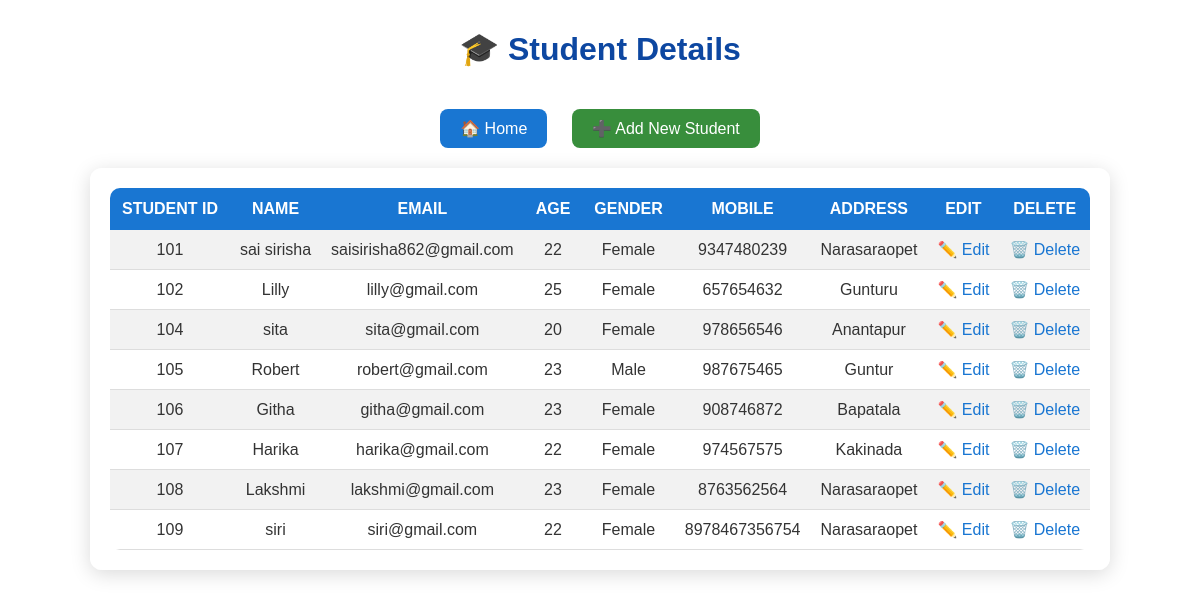
The app's page /stu_d1 with its own data.
### app1/models.py (models this page shows, shortened)
class student(models.Model):
    st_id = models.IntegerField()
    st_name = models.CharField(max_length=50)
    st_email = models.EmailField(unique=True)
    st_age = models.IntegerField()
    st_gender = models.CharField(max_length=20)
    st_mobile = models.BigIntegerField()
    st_address = models.CharField(max_length=100)

### app1/views.py (the view)
# urls.py: path('stu_d1', st_details, name='stu_d1'),
def st_details(request):
    st_data = student.objects.all()
    context = {
        'st_data' : st_data
    }
    return render(request, 'student/st_table.html', context)

### templates/student/st_table.html (shortened to what this page needs)
{% load static %}
<!DOCTYPE html>
<html lang="en">
<head>
    <link rel="stylesheet" href="{% static 'student/stu.css' %}">
</head>
<body>
    <h1>🎓 Student Details</h1>
    <div class="actions">
        <a href="{% url 'display1' %}" class="btn">🏠 Home</a>
        <a href="{% url 'stu_fom1' %}" class="btn add">➕ Add New Student</a>
    </div>
    <div class="table-container">
        <table>
            <tr>
                <th>STUDENT ID</th>
                <th>NAME</th>
                <th>EMAIL</th>
                <th>AGE</th>
                <th>GENDER</th>
                <th>MOBILE</th>
                <th>ADDRESS</th>
                <th>EDIT</th>
                <th>DELETE</th>
            </tr>
            {% for x in st_data %}
            <tr>
                <td>{{x.st_id}}</td>
                <td>{{x.st_name}}</td>
                <td>{{x.st_email}}</td>
                <td>{{x.st_age}}</td>
                <td>{{x.st_gender}}</td>
                <td>{{x.st_mobile}}</td>
                <td>{{x.st_address}}</td>
                <td><a href="{% url 'st_up' x.id %}">✏️ Edit</a></td>
                <td><a href="{% url 'stu_del' x.id %}" onclick="return confirm('Conform to Delete?')">🗑️ Delete</a></td>
            </tr>
            {% endfor %}
        </table>
    </div>
</body>
</html>

### static/student/stu.css (style rules this page uses)
body { font-family: 'Poppins', sans-serif; margin: 0; padding: 0; min-height: 100vh; display: flex; flex-direction: column; align-items: center; background: url('https://images.unsplash.com/photo-1524995997946-a1c2e315a42f'); background-size: cover; background-position: center; }
h1 { margin-top: 30px; font-size: 2rem; color: #0d47a1; text-align: center; }
.actions { margin: 20px; text-align: center; }
.btn { display: inline-block; text-decoration: none; padding: 10px 20px; background: #1976d2; color: white; border-radius: 8px; margin: 0 10px; font-weight: 500; transition: 0.3s; }
.btn.add { background: #388e3c; }
.table-container { background: rgba(255, 255, 255, 0.77); border-radius: 12px; box-shadow: 0 4px 20px rgba(0, 0, 0, 0.15); padding: 20px; max-width: 90%; overflow-x: auto; }
table { border-collapse: collapse; width: 100%; min-width: 800px; text-align: center; border-radius: 10px; overflow: hidden; }
th { background-color: #1976d2; color: white; padding: 12px; font-size: 16px; }
td { padding: 10px; border-bottom: 1px solid #ddd; color: #333; }
tr:nth-child(even) { background-color: #f2f2f2; }
td a { color: #1976d2; text-decoration: none; font-weight: 500; }

### records on screen
student: st_id "101", st_name "sai sirisha", st_email "saisirisha862@gmail.com", st_age "22", st_gender "Female", st_mobile "9347480239", st_address "Narasaraopet"
student: st_id "102", st_name "Lilly", st_email "lilly@gmail.com", st_age "25", st_gender "Female", st_mobile "657654632", st_address "Gunturu"
student: st_id "104", st_name "sita", st_email "sita@gmail.com", st_age "20", st_gender "Female", st_mobile "978656546", st_address "Anantapur"
student: st_id "105", st_name "Robert", st_email "robert@gmail.com", st_age "23", st_gender "Male", st_mobile "987675465", st_address "Guntur"
student: st_id "106", st_name "Githa", st_email "githa@gmail.com", st_age "23", st_gender "Female", st_mobile "908746872", st_address "Bapatala"
student: st_id "107", st_name "Harika", st_email "harika@gmail.com", st_age "22", st_gender "Female", st_mobile "974567575", st_address "Kakinada"
student: st_id "108", st_name "Lakshmi", st_email "lakshmi@gmail.com", st_age "23", st_gender "Female", st_mobile "8763562564", st_address "Narasaraopet"
student: st_id "109", st_name "siri", st_email "siri@gmail.com", st_age "22", st_gender "Female", st_mobile "8978467356754", st_address "Narasaraopet"
